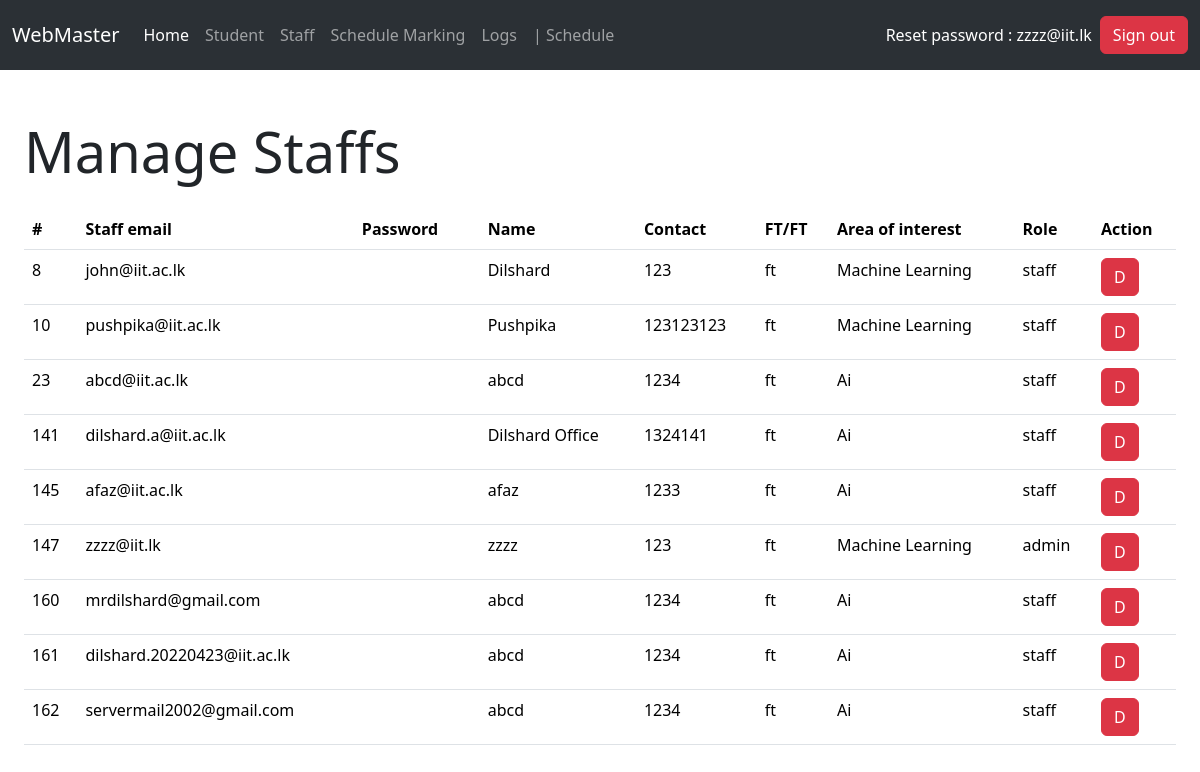
/admin-staff-manage.php (signed in), run on the app's committed database.
### tables this page shows
CREATE TABLE `Staff` (
  `staffid` int(11) NOT NULL,
  `staffemail` varchar(100) NOT NULL,
  `password` varchar(100) NOT NULL,
  `staffname` varchar(100) NOT NULL,
  `contact` varchar(30) DEFAULT NULL,
  `ftpt` varchar(50) DEFAULT NULL,
  `area` varchar(255) DEFAULT NULL,
  `role` varchar(50) NOT NULL,
  `pass_attempt` int(10) DEFAULT NULL
);

### admin-staff-manage.php (the view, shortened to what this page needs)
<!DOCTYPE html>
<html lang="en">
<?php include("head.php"); ?>
<?php
  include 'con.php';
  $sql = "SELECT * FROM Staff";
  $results = mysqli_query($conn, $sql);
?>
<body>
    <div class="container-fluid">
        <div class="row">
            <?php include("admin-nav.php") ?>
        </div>
        <div class="row">
          <div class="col-md-12 my-4 p-4">
            <h1 class="display-4 pb-3">Manage Staffs</h1>
            <table class="table">
              <thead>
                <tr>
                  <th scope="col">#</th>
                  <th scope="col">Staff email</th>
                  <th scope="col">Password</th>
                  <th scope="col">Name</th>
                  <th scope="col">Contact</th>
                  <th scope="col">FT/FT</th>
                  <th scope="col">Area of interest</th>
                  <th scope="col">Role</th>
                  <th scope="col">Action</th>
                </tr>
              </thead>
              <tbody>
                <?php
                if(mysqli_num_rows($results) > 0){
                  while($row = mysqli_fetch_assoc($results)){
                    echo "<tr>";
                      echo "<td>".$row['staffid']."</td>";
                      echo "<td>".$row['staffemail']."</td>";
                      echo "<td style='color:white'>".$row['password']."</td>";
                      echo "<td>".$row['staffname']."</td>";
                      echo "<td>".$row['contact']."</td>";
                      echo "<td>".$row['ftpt']."</td>";
                      echo "<td>".$row['area']."</td>";
                      echo "<td>".$row['role']."</td>";
                      echo '
                      <td>
                        <form method="post" onsubmit="return confirm(\'Do you really want to delete this staff?\');"> <input name="staff_email" type="text" value="'.$row['staffemail'].'" hidden> <input name="btndel" type="submit" class="btn btn-danger" value="D">  </form>
                      </td>
                      ';
                    echo "</tr>";
                  }
                }else{
                  echo "<tr>";
                    echo "<td>No records found!</td>";
                  echo "</tr>";
                }
                ?>
              </tbody>
            </table>
          </div>
      </div>
</body>
</html>

### head.php (shortened to what this page needs)
<head>
    <link href="https://cdn.jsdelivr.net/npm/bootstrap@5.3.3/dist/css/bootstrap.min.css" rel="stylesheet"
>
    <link rel="stylesheet" href="https://cdn.jsdelivr.net/npm/bootstrap-icons@1.11.3/font/bootstrap-icons.min.css">
    <link rel="stylesheet" href="CSS/style.css">
</head>

### admin-nav.php (shortened to what this page needs)
<div class="col-md-12 nav-space">
    <nav class="navbar navbar-expand-lg bg-body-tertiary" data-bs-theme="dark">
        <div class="container-fluid">
            <a class="navbar-brand" href="admin.php">WebMaster</a>
            <div class="collapse navbar-collapse" id="navbarText">
            <ul class="navbar-nav me-auto mb-2 mb-lg-0">
                <li class="nav-item">
                    <a class="nav-link active" aria-current="page" href="admin.php">Home</a>
                </li>
                <li class="nav-item">
                    <a class="nav-link" href="admin-student.php">Student</a>
                </li>
                <li class="nav-item">
                    <a class="nav-link" href="admin-staff.php">Staff</a>
                </li>
                <li class="nav-item">
                    <a class="nav-link" href="admin-schedule-marking.php">Schedule Marking</a>
                </li>
                <li class="nav-item">
                    <a class="nav-link" href="logs.php">Logs</a>
                </li>
                <li class="nav-item">
                    <a class="nav-link" href="staff-schedules.php">| Schedule</a>
                </li>
            </ul>
            <span class="navbar-text px-2">
                <a class="nav-link" href="staff_reset_password.php">Reset password :  <?php if(isset($_SESSION['email'])){echo $_SESSION['email'];}?></a>
            </span>
            <span class="navbar-text">
                <a class="btn btn-danger" href="logout.php">Sign out</a>
            </span>
            </div>
        </div>
    </nav>
</div>

### CSS/style.css (style rules this page uses)
body { padding: 0px !important; margin: 0px !important; }
.nav-space { padding: 0px !important; }

### data on the page
staff: staffid "8", staffemail "john@iit.ac.lk", staffname "Dilshard", contact "123", ftpt "ft", area "Machine Learning", role "staff"
staff: staffid "10", staffemail "pushpika@iit.ac.lk", staffname "Pushpika", contact "123123123", ftpt "ft", area "Machine Learning", role "staff"
staff: staffid "23", staffemail "abcd@iit.ac.lk", staffname "abcd", contact "1234", ftpt "ft", area "Ai", role "staff"
staff: staffid "141", staffemail "dilshard.a@iit.ac.lk", staffname "Dilshard Office", contact "1324141", ftpt "ft", area "Ai", role "staff"
staff: staffid "145", staffemail "afaz@iit.ac.lk", staffname "afaz", contact "1233", ftpt "ft", area "Ai", role "staff"
staff: staffid "147", staffemail "zzzz@iit.lk", staffname "zzzz", contact "123", ftpt "ft", area "Machine Learning", role "admin"
staff: staffid "160", staffemail "mrdilshard@gmail.com", staffname "abcd", contact "1234", ftpt "ft", area "Ai", role "staff"
staff: staffid "161", staffemail "dilshard.20220423@iit.ac.lk", staffname "abcd", contact "1234", ftpt "ft", area "Ai", role "staff"
staff: staffid "162", staffemail "servermail2002@gmail.com", staffname "abcd", contact "1234", ftpt "ft", area "Ai", role "staff"

### other printed values
$_SESSION['email'] "zzzz@iit.lk"
